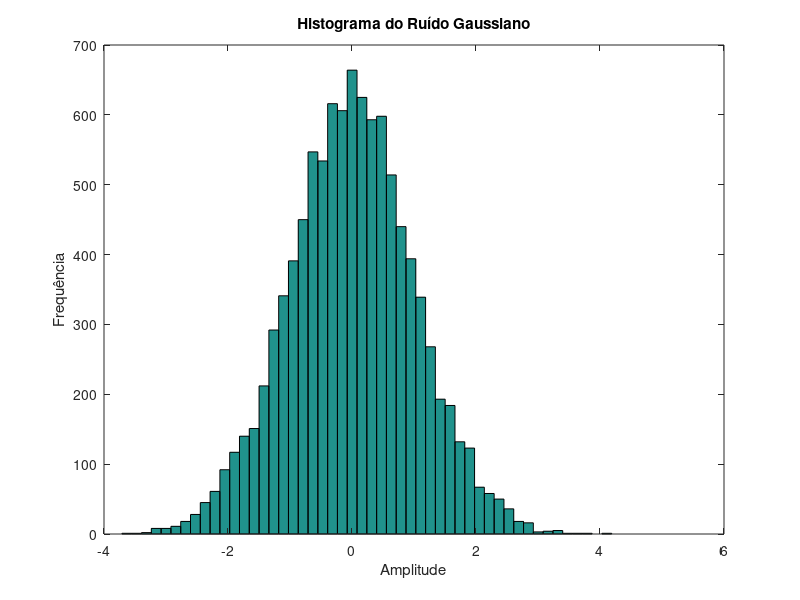
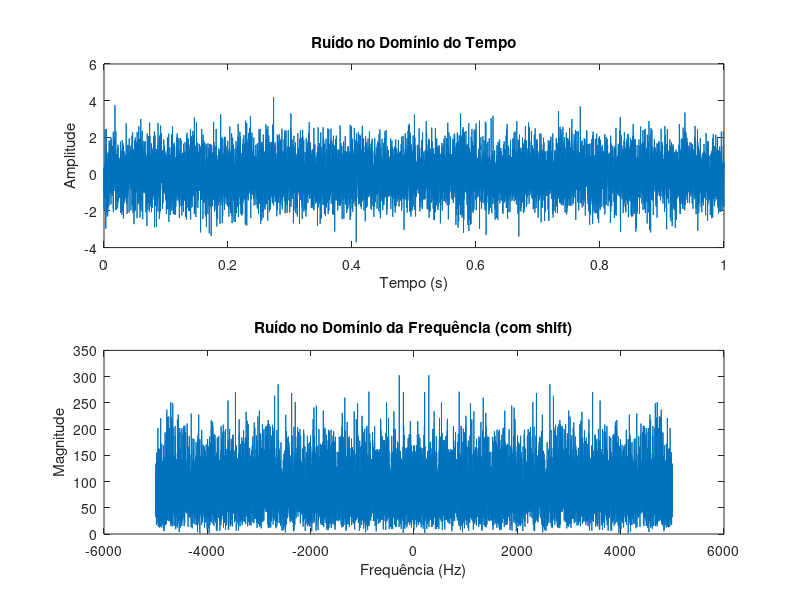
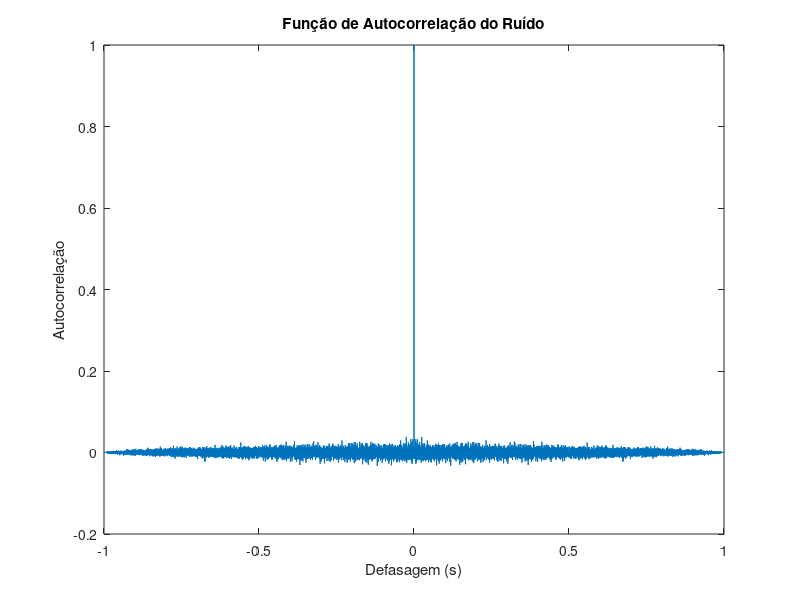
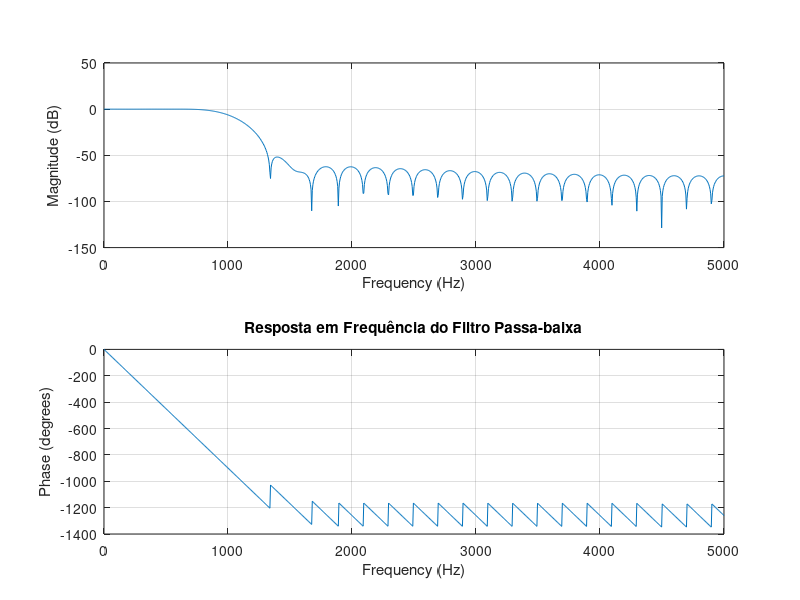

The MATLAB source for these figures, in order:
clc; clear all; close all;

pkg load statistics;
pkg load signal;

% 1. Gerar vetor de ruído com distribuição normal (randn) para 1 segundo
fs = 10000;  % Frequência de amostragem 10 kHz
t = 0:1/fs:1-1/fs;  % Vetor de tempo de 1 segundo
ruido = randn(size(t));  % Geração do ruído Gaussiano

% 2. Plotar o histograma do ruído
figure;
hist(ruido, 50);  % 50 bins para observar melhor a distribuição
title('Histograma do Ruído Gaussiano');
xlabel('Amplitude');
ylabel('Frequência');

% 3. Plotar o ruído no domínio do tempo e da frequência com shift
figure;
subplot(2,1,1);
plot(t, ruido);
title('Ruído no Domínio do Tempo');
xlabel('Tempo (s)');
ylabel('Amplitude');

subplot(2,1,2);
f = linspace(-fs/2, fs/2, length(ruido));  % Frequências centradas em zero
Ruido_Freq = fftshift(abs(fft(ruido)));  % FFT do ruído com shift
plot(f, Ruido_Freq);
title('Ruído no Domínio da Frequência (com shift)');
xlabel('Frequência (Hz)');
ylabel('Magnitude');

% 4. Autocorrelação do ruído usando 'xcorr'
figure;
autocorr = xcorr(ruido, 'normalized');
lag = (-length(ruido)+1:length(ruido)-1)/fs;
plot(lag, autocorr);
title('Função de Autocorrelação do Ruído');
xlabel('Defasagem (s)');
ylabel('Autocorrelação');

% 5. Filtragem passa-baixa com filtro FIR
filtro = fir1(50, (1000*2)/fs);  % Filtro FIR de ordem 50 com cutoff de 1000 Hz
ruido_filtrado = filter(filtro, 1, ruido);  % Aplicação do filtro no ruído

% fir1(50, [6000 9000]*2/fs)

% Visualizar a resposta em frequência do filtro
figure;
freqz(filtro, 1, 1024, fs);
title('Resposta em Frequência do Filtro Passa-baixa');

% 6. Plote o sinal filtrado no domínio do tempo e da frequência com shift
figure;
subplot(2,1,1);
plot(t, ruido_filtrado);
title('Sinal Filtrado no Domínio do Tempo');
xlabel('Tempo (s)');
ylabel('Amplitude');

subplot(2,1,2);
Ruido_Filtrado_Freq = fftshift(abs(fft(ruido_filtrado)));  % FFT com shift
plot(f, Ruido_Filtrado_Freq);
title('Sinal Filtrado no Domínio da Frequência (com shift)');
xlabel('Frequência (Hz)');
ylabel('Magnitude');

% Plotar o histograma do sinal filtrado
figure;
hist(ruido_filtrado, 50);
title('Histograma do Sinal Filtrado');
xlabel('Amplitude');
ylabel('Frequência');

variancia_sem_filtar = var(ruido)
variancia_pos_fitrar = var(ruido_filtrado)